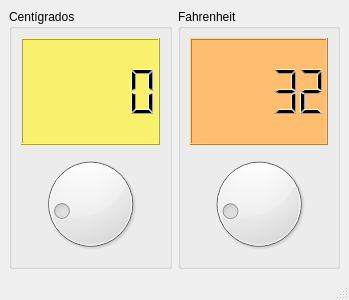
<?xml version="1.0" encoding="UTF-8"?>
<ui version="4.0">
 <class>Principal</class>
 <widget class="QMainWindow" name="Principal">
  <property name="geometry">
   <rect>
    <x>0</x>
    <y>0</y>
    <width>349</width>
    <height>300</height>
   </rect>
  </property>
  <property name="windowTitle">
   <string>Principal</string>
  </property>
  <property name="windowIcon">
   <iconset resource="resources.qrc">
    <normaloff>:/recursos/temperatura.png</normaloff>:/recursos/temperatura.png</iconset>
  </property>
  <widget class="QWidget" name="centralwidget">
   <layout class="QHBoxLayout" name="horizontalLayout">
    <item>
     <widget class="QGroupBox" name="groupBox">
      <property name="title">
       <string>Centígrados</string>
      </property>
      <layout class="QVBoxLayout" name="verticalLayout">
       <item>
        <widget class="QLCDNumber" name="outCent">
         <property name="cursor">
          <cursorShape>OpenHandCursor</cursorShape>
         </property>
         <property name="styleSheet">
          <string notr="true">background-color: rgb(249, 240, 107);</string>
         </property>
        </widget>
       </item>
       <item>
        <widget class="QDial" name="inCent">
         <property name="cursor">
          <cursorShape>OpenHandCursor</cursorShape>
         </property>
         <property name="minimum">
          <number>-18</number>
         </property>
        </widget>
       </item>
      </layout>
     </widget>
    </item>
    <item>
     <widget class="QGroupBox" name="groupBox_2">
      <property name="title">
       <string>Fahrenheit</string>
      </property>
      <layout class="QVBoxLayout" name="verticalLayout_2">
       <item>
        <widget class="QLCDNumber" name="outFahr">
         <property name="styleSheet">
          <string notr="true">background-color: rgb(255, 190, 111);</string>
         </property>
         <property name="value" stdset="0">
          <double>32.000000000000000</double>
         </property>
        </widget>
       </item>
       <item>
        <widget class="QDial" name="inFahr">
         <property name="cursor">
          <cursorShape>OpenHandCursor</cursorShape>
         </property>
         <property name="maximum">
          <number>210</number>
         </property>
         <property name="value">
          <number>32</number>
         </property>
        </widget>
       </item>
      </layout>
     </widget>
    </item>
   </layout>
  </widget>
  <widget class="QMenuBar" name="menubar">
   <property name="geometry">
    <rect>
     <x>0</x>
     <y>0</y>
     <width>349</width>
     <height>22</height>
    </rect>
   </property>
  </widget>
  <widget class="QStatusBar" name="statusbar"/>
 </widget>
 <resources>
  <include location="resources.qrc"/>
 </resources>
 <connections>
  <connection>
   <sender>inCent</sender>
   <signal>valueChanged(int)</signal>
   <receiver>outCent</receiver>
   <slot>display(int)</slot>
   <hints>
    <hint type="sourcelabel">
     <x>90</x>
     <y>206</y>
    </hint>
    <hint type="destinationlabel">
     <x>90</x>
     <y>106</y>
    </hint>
   </hints>
  </connection>
  <connection>
   <sender>inFahr</sender>
   <signal>valueChanged(int)</signal>
   <receiver>outFahr</receiver>
   <slot>display(int)</slot>
   <hints>
    <hint type="sourcelabel">
     <x>258</x>
     <y>206</y>
    </hint>
    <hint type="destinationlabel">
     <x>258</x>
     <y>106</y>
    </hint>
   </hints>
  </connection>
 </connections>
</ui>
